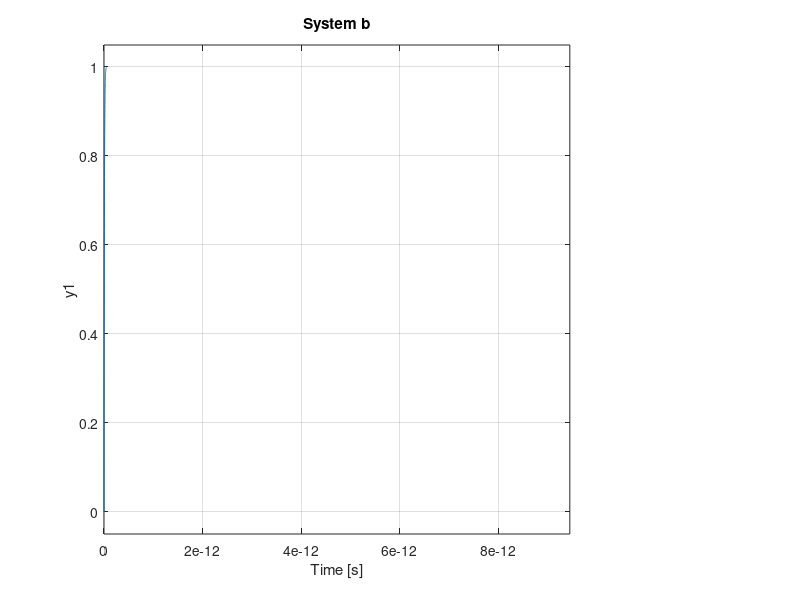

Source code (MATLAB):
%%%%%%%%%%%%%%%%%%%%%%%%%
%% Lab 5 | Performace of First order and second order systems
%%%%%%%%%%%%%%%%%%%%%%%%%

%% Exercise 1
% RC Circuit

R_a = 2*10^3;
C_a = .01 * 10^-15;

tau_a = R_a*C_a;
T_a = tf([1], [tau_a 1])

R_b = 2.5*10^3;
C_b = .003 * 10^-15;

tau_b = R_b*C_b;
T_b = tf([1], [tau_b 1])

subplot(2,1,1);
step(T_a);
title("System a");
subplot(2,1,2);
step(T_b);
title("System b");

% Unit Step Response 
%
% T_a =
%  
%          1
%   --------------
%   s(2e-14 s + 1)
%  
% 
% T_b =
%  
%           1
%   ----------------
%   s(7.5e-15 s + 1)
%

%% Exercise 2
% Spring-Mass System


